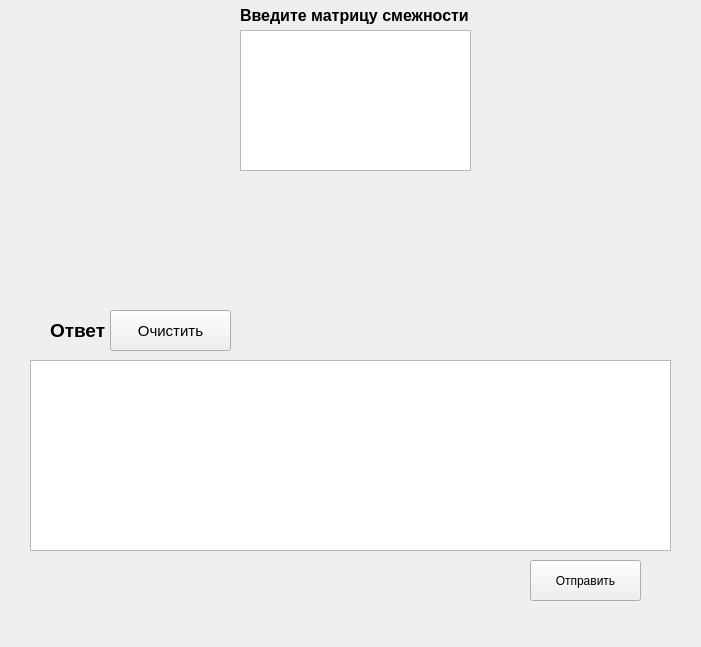
<?xml version="1.0" encoding="UTF-8"?>
<ui version="4.0">
 <class>Null_task</class>
 <widget class="QWidget" name="Null_task">
  <property name="geometry">
   <rect>
    <x>0</x>
    <y>0</y>
    <width>701</width>
    <height>647</height>
   </rect>
  </property>
  <property name="windowTitle">
   <string>Form</string>
  </property>
  <widget class="QLabel" name="label">
   <property name="geometry">
    <rect>
     <x>240</x>
     <y>0</y>
     <width>231</width>
     <height>31</height>
    </rect>
   </property>
   <property name="font">
    <font>
     <pointsize>12</pointsize>
     <bold>true</bold>
    </font>
   </property>
   <property name="text">
    <string>Введите матрицу смежности</string>
   </property>
  </widget>
  <widget class="QPushButton" name="send_matrix">
   <property name="geometry">
    <rect>
     <x>530</x>
     <y>560</y>
     <width>111</width>
     <height>41</height>
    </rect>
   </property>
   <property name="text">
    <string>Отправить</string>
   </property>
  </widget>
  <widget class="QTextEdit" name="textEdit">
   <property name="geometry">
    <rect>
     <x>30</x>
     <y>360</y>
     <width>641</width>
     <height>191</height>
    </rect>
   </property>
  </widget>
  <widget class="QLabel" name="label_2">
   <property name="geometry">
    <rect>
     <x>50</x>
     <y>310</y>
     <width>301</width>
     <height>41</height>
    </rect>
   </property>
   <property name="font">
    <font>
     <pointsize>14</pointsize>
     <bold>true</bold>
    </font>
   </property>
   <property name="text">
    <string>Ответ</string>
   </property>
  </widget>
  <widget class="QPlainTextEdit" name="plainTextEdit">
   <property name="geometry">
    <rect>
     <x>240</x>
     <y>30</y>
     <width>231</width>
     <height>141</height>
    </rect>
   </property>
  </widget>
  <widget class="QPushButton" name="clear_button">
   <property name="geometry">
    <rect>
     <x>110</x>
     <y>310</y>
     <width>121</width>
     <height>41</height>
    </rect>
   </property>
   <property name="font">
    <font>
     <pointsize>11</pointsize>
    </font>
   </property>
   <property name="text">
    <string>Очистить</string>
   </property>
  </widget>
 </widget>
 <resources/>
 <connections/>
</ui>
